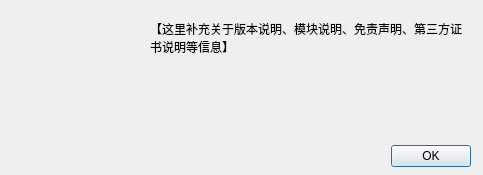
<?xml version="1.0" encoding="UTF-8"?>
<ui version="4.0">
 <class>AboutWxBoxDialog</class>
 <widget class="QWidget" name="AboutWxBoxDialog">
  <property name="geometry">
   <rect>
    <x>0</x>
    <y>0</y>
    <width>483</width>
    <height>175</height>
   </rect>
  </property>
  <property name="sizePolicy">
   <sizepolicy hsizetype="Fixed" vsizetype="Fixed">
    <horstretch>0</horstretch>
    <verstretch>0</verstretch>
   </sizepolicy>
  </property>
  <property name="minimumSize">
   <size>
    <width>483</width>
    <height>175</height>
   </size>
  </property>
  <property name="maximumSize">
   <size>
    <width>486</width>
    <height>175</height>
   </size>
  </property>
  <property name="windowTitle">
   <string>关于 WxBox</string>
  </property>
  <property name="windowIcon">
   <iconset resource="../../../assets/wxbox.qrc">
    <normaloff>:/icon/app.ico</normaloff>:/icon/app.ico</iconset>
  </property>
  <widget class="QDialogButtonBox" name="buttonBox">
   <property name="geometry">
    <rect>
     <x>130</x>
     <y>140</y>
     <width>341</width>
     <height>32</height>
    </rect>
   </property>
   <property name="orientation">
    <enum>Qt::Horizontal</enum>
   </property>
   <property name="standardButtons">
    <set>QDialogButtonBox::Ok</set>
   </property>
  </widget>
  <widget class="QLabel" name="label">
   <property name="geometry">
    <rect>
     <x>30</x>
     <y>30</y>
     <width>91</width>
     <height>91</height>
    </rect>
   </property>
   <property name="text">
    <string/>
   </property>
   <property name="pixmap">
    <pixmap resource="../../../assets/wxbox.qrc">:/icon/app.ico</pixmap>
   </property>
   <property name="scaledContents">
    <bool>true</bool>
   </property>
  </widget>
  <widget class="QLabel" name="label_2">
   <property name="geometry">
    <rect>
     <x>150</x>
     <y>20</y>
     <width>321</width>
     <height>101</height>
    </rect>
   </property>
   <property name="text">
    <string>【这里补充关于版本说明、模块说明、免责声明、第三方证书说明等信息】</string>
   </property>
   <property name="alignment">
    <set>Qt::AlignLeading|Qt::AlignLeft|Qt::AlignTop</set>
   </property>
   <property name="wordWrap">
    <bool>true</bool>
   </property>
  </widget>
 </widget>
 <resources>
  <include location="../../../assets/wxbox.qrc"/>
  <include location="../../assets/wxbox.qrc"/>
 </resources>
 <connections/>
</ui>
